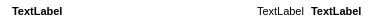
<?xml version="1.0" encoding="UTF-8"?>
<ui version="4.0">
 <class>GUI_EntryEntrySmall</class>
 <widget class="QFrame" name="GUI_EntryEntrySmall">
  <property name="geometry">
   <rect>
    <x>0</x>
    <y>0</y>
    <width>385</width>
    <height>22</height>
   </rect>
  </property>
  <property name="windowTitle">
   <string>Frame</string>
  </property>
  <property name="styleSheet">
   <string notr="true">background: transparent;</string>
  </property>
  <property name="frameShape">
   <enum>QFrame::StyledPanel</enum>
  </property>
  <property name="frameShadow">
   <enum>QFrame::Raised</enum>
  </property>
  <layout class="QHBoxLayout" name="horizontalLayout">
   <property name="topMargin">
    <number>0</number>
   </property>
   <property name="rightMargin">
    <number>22</number>
   </property>
   <property name="bottomMargin">
    <number>0</number>
   </property>
   <item>
    <widget class="QLabel" name="titleLabel">
     <property name="font">
      <font>
       <pointsize>8</pointsize>
       <weight>75</weight>
       <bold>true</bold>
      </font>
     </property>
     <property name="text">
      <string>TextLabel</string>
     </property>
    </widget>
   </item>
   <item>
    <spacer name="horizontalSpacer">
     <property name="orientation">
      <enum>Qt::Horizontal</enum>
     </property>
     <property name="sizeHint" stdset="0">
      <size>
       <width>40</width>
       <height>20</height>
      </size>
     </property>
    </spacer>
   </item>
   <item>
    <widget class="QLabel" name="fromToLabel">
     <property name="font">
      <font>
       <pointsize>8</pointsize>
      </font>
     </property>
     <property name="text">
      <string>TextLabel</string>
     </property>
    </widget>
   </item>
   <item>
    <widget class="QLabel" name="durationLabel">
     <property name="font">
      <font>
       <pointsize>8</pointsize>
       <weight>75</weight>
       <bold>true</bold>
      </font>
     </property>
     <property name="text">
      <string>TextLabel</string>
     </property>
    </widget>
   </item>
  </layout>
 </widget>
 <resources/>
 <connections/>
</ui>
